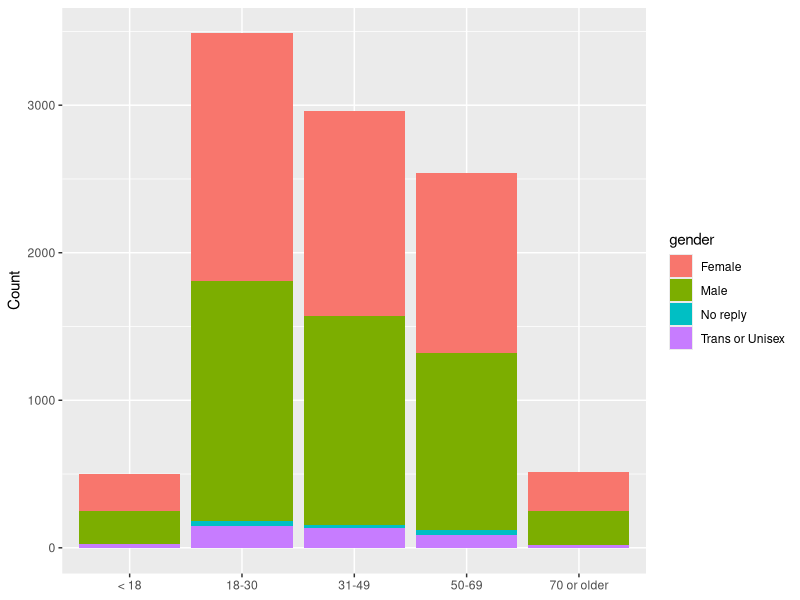
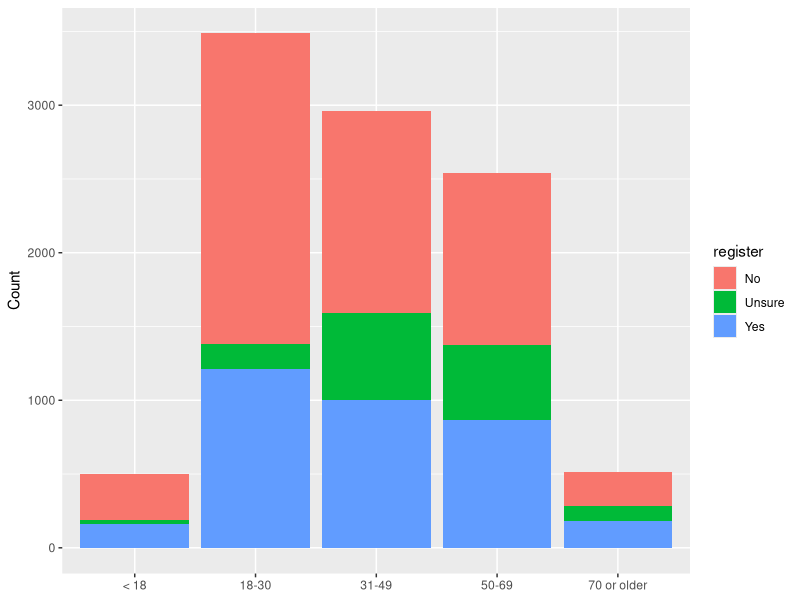
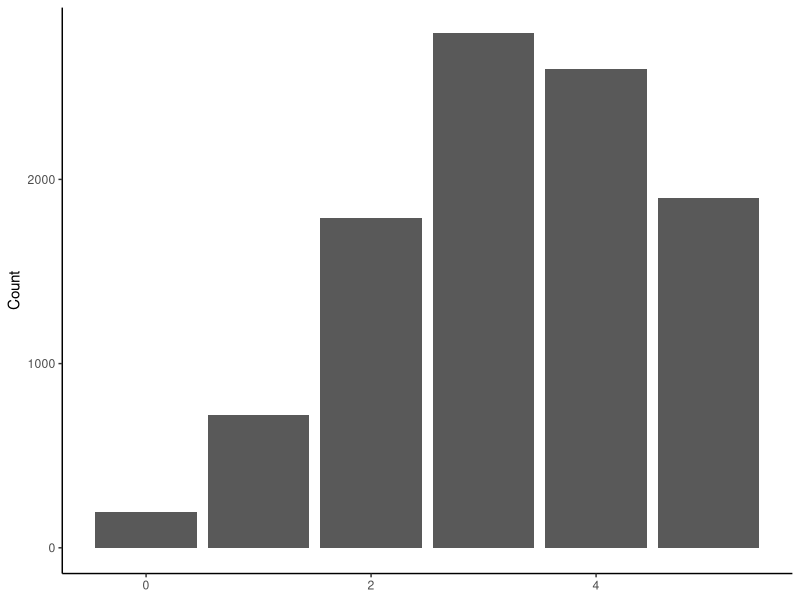

Here is the R script that generated these plots, in order:

# sampling seed 
set.seed(207)
# sample size 
n <- 10000
# setting for questions
Gender <- c("Male", "Female", "Trans or Unisex", "No reply")
Age <- c("< 18", "18-30", "31-49", "50-69", "70 or older")
Rstatus <- c("Yes", "No", "Unsure")
Rate <- c(1:5)
Vote <- c("Liberal", "Conservative", "NDP", "Green", "Other","Unsure")

library(tidyverse)
# We assume for sampling gender it is approximately for a male and female
# For the transgender and unisex, they are a mijority group
# Considering it is online survey the people are more from the range of 18 to 30
df_tc <- tibble(gender = sample(Gender, size = n, replace = TRUE, prob = c(0.475, 0.475, 0.04, 0.01)),
                age = sample(Age, size = n, replace = TRUE, prob = c(0.05, 0.35, 0.30, 0.25, 0.05)),
                party = sample(Vote, size = n, replace = TRUE, prob = c(0.45, 0.25, 0.10, 0.05, 0.10, 0.05)))

# simulation for register status
# we assume that the olders are more active for voting than young
r_young <- df_tc %>% 
  filter(age == "< 18" | age == "18-30") %>% 
  mutate(register = sample(Rstatus, size = length(which(age == "< 18" | age == "18-30")), 
                                replace = TRUE,
                                prob = c(0.35, 0.60, 0.05)))

r_older <- df_tc %>% 
  filter(age == "31-49" | age == "50-69" | age == "70 or older") %>% 
  mutate(register = sample(Rstatus, size = length(which(age == "31-49" | age == "50-69" | age == "70 or older")), 
                           replace = TRUE,
                           prob = c(0.35, 0.45, 0.20)))

df_tc <- rbind(r_young, r_older)

# simulation for rating 
df_tc <- df_tc %>% 
  mutate(rate = rnorm(n, mean = 3.30, sd = 1.35) %>% round(digits = 0))

# if the simulated number is out the range from 0 to 5, we should replace it with the 0 or 5 
df_tc <- df_tc %>% 
  mutate(rate = replace(rate, rate < 0, 0),
         rate = replace(rate, rate >5, 5))

# save data 
write.csv(df_tc,"pollingdata_in_Toronto_Centre.csv")

# Descriptive Statistics
# Age 
df_tc %>% 
  group_by(age) %>% 
  summarize(n = n()) %>% 
  mutate(freq = round(n / sum(n), 4))

df_tc %>% 
  ggplot(mapping = aes(x = age, fill = gender))+
  geom_bar() + 
  labs(x = NULL,
       y = "Count")

# Register 

df_tc %>% 
  group_by(register) %>% 
  summarize(n = n()) %>% 
  mutate(freq = round(n / sum(n), 4))
# bar plot
df_tc %>% 
  ggplot(mapping = aes(x = age, fill = register)) +
  geom_bar() + 
  labs(x = NULL,
       y = "Count")

# rate
# frequency table 
df_tc %>% 
  ggplot(mapping = aes(x = rate)) +
  geom_bar() + 
  labs(x = NULL,
       y = "Count") + 
  theme_classic() +
  scale_fill_brewer(palette = "Set1")
# bar plot 
df_tc %>% 
  group_by(rate) %>% 
  summarize(n = n()) %>% 
  mutate(freq = round(n / sum(n), 4))

# vote part 
# frequency table 
df_tc %>% 
  filter(register == "Yes") %>% 
  group_by(party) %>% 
  summarize(n = n()) %>% 
  mutate(freq = round(n / sum(n), 4))

  